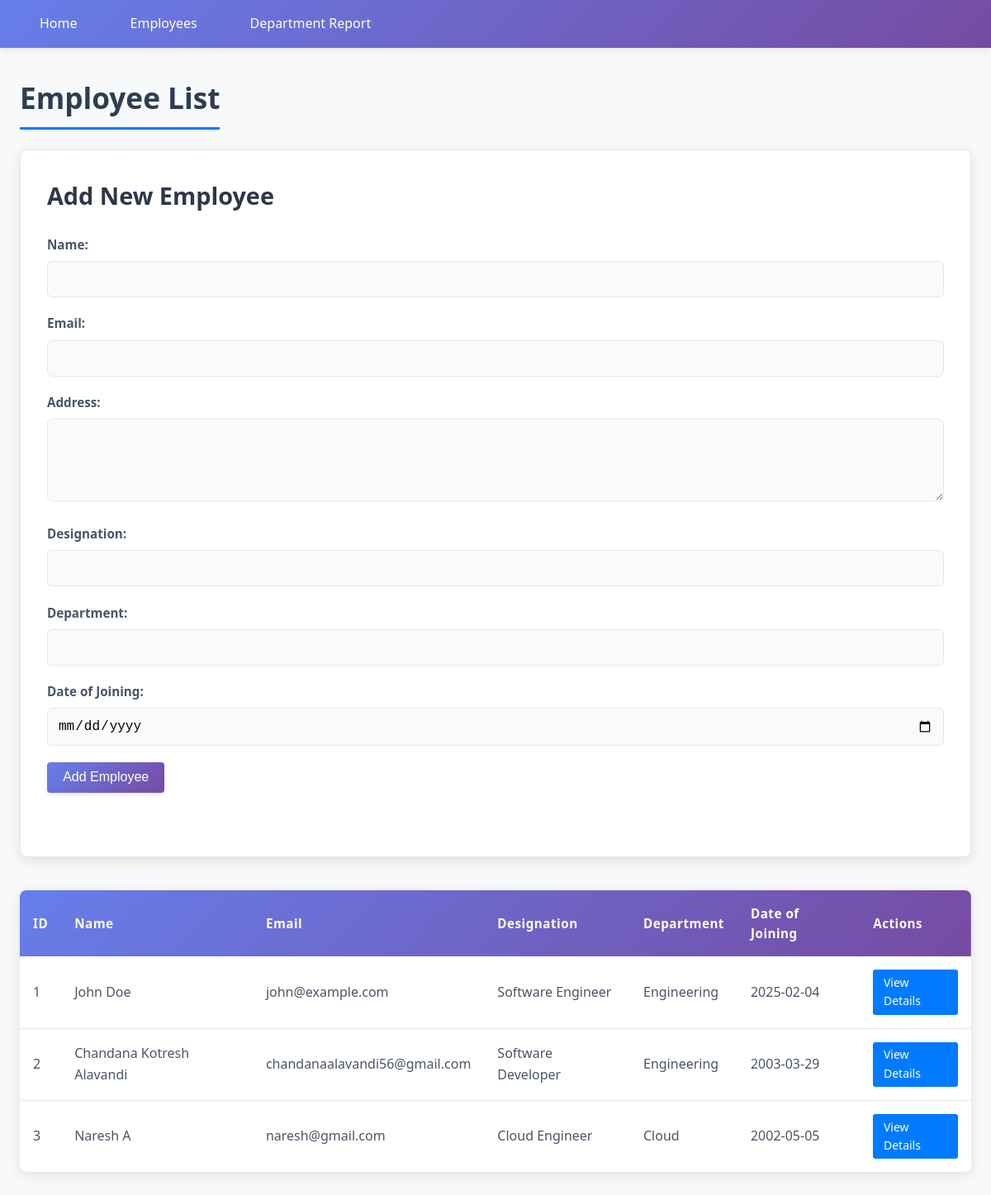
The page /employees on the database its author committed.
### models.py (models this page shows, shortened)
class Employee(db.Model):
    __tablename__ = 'employees'
    id = db.Column(db.Integer, primary_key=True)
    name = db.Column(db.String(100), nullable=False)
    email = db.Column(db.String(100), unique=True, nullable=False)
    address = db.Column(db.Text, nullable=False)
    designation = db.Column(db.String(100), nullable=False)
    department = db.Column(db.String(100), nullable=False)
    date_of_joining = db.Column(db.Date, nullable=False)
    created_at = db.Column(db.DateTime, default=datetime.utcnow)
    attendances = db.relationship('Attendance', backref='employee', lazy=True, cascade='all, delete-orphan')

### app.py (the view)
@app.route('/employees')
def list_employees():
    employees = Employee.query.all()
    return render_template('employees.html', employees=employees)

### templates/employees.html (shortened to what this page needs)
<!DOCTYPE html>
<html>
<head>
    <link rel="stylesheet" href="{{ url_for('static', filename='style.css') }}">
</head>
<body>
    <nav>
        <ul>
            <li><a href="/">Home</a></li>
            <li><a href="/employees">Employees</a></li>
            <li><a href="/report">Department Report</a></li>
        </ul>
    </nav>
    <div class="container">
        <h1>Employee List</h1>
        <div class="add-employee-form">
            <h2>Add New Employee</h2>
            <form id="employeeForm" onsubmit="addEmployee(event)">
                <div class="form-group">
                    <label for="name">Name:</label>
                    <input type="text" id="name" name="name" required>
                </div>
                <div class="form-group">
                    <label for="email">Email:</label>
                    <input type="email" id="email" name="email" required>
                </div>
                <div class="form-group">
                    <label for="address">Address:</label>
                    <textarea id="address" name="address" required></textarea>
                </div>
                <div class="form-group">
                    <label for="designation">Designation:</label>
                    <input type="text" id="designation" name="designation" required>
                </div>
                <div class="form-group">
                    <label for="department">Department:</label>
                    <input type="text" id="department" name="department" required>
                </div>
                <div class="form-group">
                    <label for="date_of_joining">Date of Joining:</label>
                    <input type="date" id="date_of_joining" name="date_of_joining" required>
                </div>
                <button type="submit" class="btn">Add Employee</button>
            </form>
            <div id="formMessage" class="form-message"></div>
        </div>
        <table class="employee-table" id="employeeTable">
            <thead>
                <tr>
                    <th>ID</th>
                    <th>Name</th>
                    <th>Email</th>
                    <th>Designation</th>
                    <th>Department</th>
                    <th>Date of Joining</th>
                    <th>Actions</th>
                </tr>
            </thead>
            <tbody id="employeeTableBody">
                {% for employee in employees %}
                <tr>
                    <td>{{ employee.id }}</td>
                    <td>{{ employee.name }}</td>
                    <td>{{ employee.email }}</td>
                    <td>{{ employee.designation }}</td>
                    <td>{{ employee.department }}</td>
                    <td>{{ employee.date_of_joining }}</td>
                    <td>
                        <a href="/employee/{{ employee.id }}" class="btn-small">View Details</a>
                    </td>
                </tr>
                {% endfor %}
            </tbody>
        </table>
    </div>
</body>
</html>

### static/style.css (style rules this page uses)
* { margin: 0; padding: 0; box-sizing: border-box; }
body { font-family: 'Segoe UI', Tahoma, Geneva, Verdana, sans-serif; line-height: 1.6; background-color: #f8f9fa; color: #333; }
.container { max-width: 1200px; margin: 2rem auto; padding: 0 1.5rem; }
h1 { color: #2c3e50; margin-bottom: 1.5rem; font-size: 2.2rem; border-bottom: 3px solid #007bff; padding-bottom: 0.5rem; display: inline-block; }
h2 { color: #34495e; margin-bottom: 1rem; font-size: 1.8rem; }
nav { background: linear-gradient(135deg, #667eea 0%, #764ba2 100%); color: white; padding: 1rem 2rem; box-shadow: 0 2px 10px rgba(0,0,0,0.1); }
nav ul { list-style: none; display: flex; gap: 2rem; max-width: 1200px; margin: 0 auto; }
nav ul li a { color: white; text-decoration: none; font-weight: 500; padding: 0.5rem 1rem; border-radius: 4px; transition: all 0.3s ease; }
.btn { display: inline-block; padding: 0.6rem 1.2rem; background: linear-gradient(135deg, #667eea 0%, #764ba2 100%); color: white; text-decoration: none; border-radius: 4px; border: none; cursor: pointer; font-size: 1rem; font-weight: 500; transition: all 0.3s ease; box-shadow: 0 2px 5px rgba(0,0,0,0.1); }
.btn-small { display: inline-block; padding: 0.3rem 0.8rem; background-color: #007bff; color: white; text-decoration: none; border-radius: 3px; font-size: 0.875rem; border: none; cursor: pointer; transition: all 0.3s ease; }
.add-employee-form { background-color: white; padding: 2rem; border-radius: 8px; box-shadow: 0 4px 15px rgba(0,0,0,0.1); margin-bottom: 2.5rem; border: 1px solid #e2e8f0; }
.add-employee-form h2 { margin-bottom: 1.5rem; color: #2d3748; }
.form-group { margin-bottom: 1.2rem; }
.form-group label { display: block; margin-bottom: 0.5rem; font-weight: 600; color: #4a5568; font-size: 0.95rem; }
.form-group input, .form-group textarea, .form-group select { width: 100%; padding: 0.75rem; border: 1px solid #e2e8f0; border-radius: 6px; font-size: 1rem; transition: all 0.3s ease; background-color: #f8fafc; }
.form-group textarea { height: 100px; resize: vertical; }
.form-message { margin-top: 1.2rem; padding: 0.8rem; border-radius: 6px; font-weight: 500; }
.employee-table, .attendance-table, .report-table { width: 100%; border-collapse: separate; border-spacing: 0; margin-top: 1.5rem; background-color: white; box-shadow: 0 4px 15px rgba(0,0,0,0.1); border-radius: 8px; overflow: hidden; }
.employee-table thead tr, .attendance-table thead tr, .report-table thead tr { background: linear-gradient(135deg, #667eea 0%, #764ba2 100%); color: white; }
.employee-table th, .attendance-table th, .report-table th { padding: 1rem; text-align: left; font-weight: 600; font-size: 0.95rem; letter-spacing: 0.5px; }
.employee-table td, .attendance-table td, .report-table td { padding: 1rem; border-bottom: 1px solid #e2e8f0; color: #4a5568; }
.employee-table tbody tr:last-child td, .attendance-table tbody tr:last-child td, .report-table tbody tr:last-child td { border-bottom: none; }

### rows shown on the page
Employee: id "1", name "John Doe", email "john@example.com", designation "Software Engineer", department "Engineering", date_of_joining "2025-02-04"
Employee: id "2", name "Chandana Kotresh Alavandi", email "chandanaalavandi56@gmail.com", designation "Software Developer", department "Engineering", date_of_joining "2003-03-29"
Employee: id "3", name "Naresh A", email "naresh@gmail.com", designation "Cloud Engineer", department "Cloud", date_of_joining "2002-05-05"
